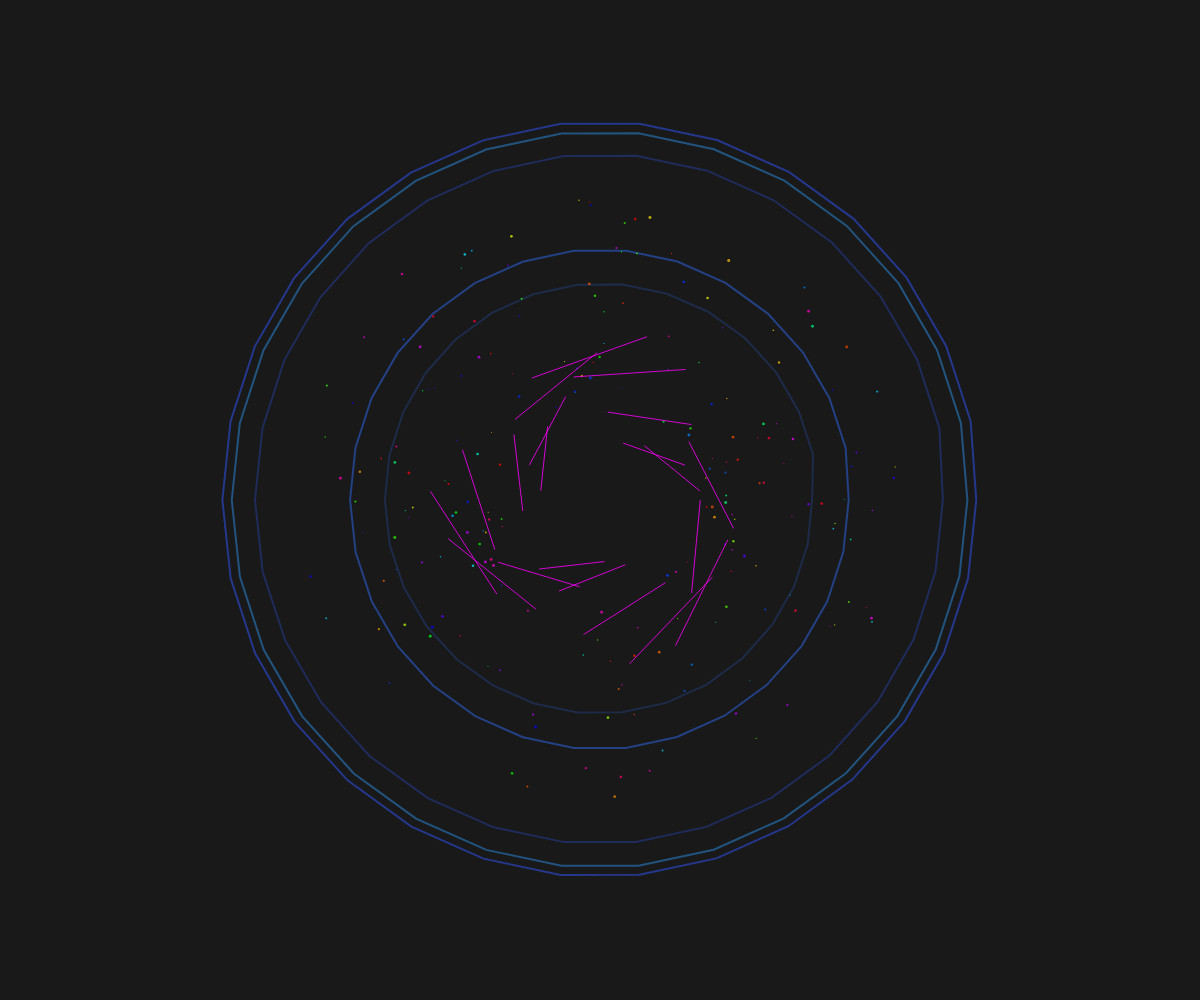
Frame 1 (no input)
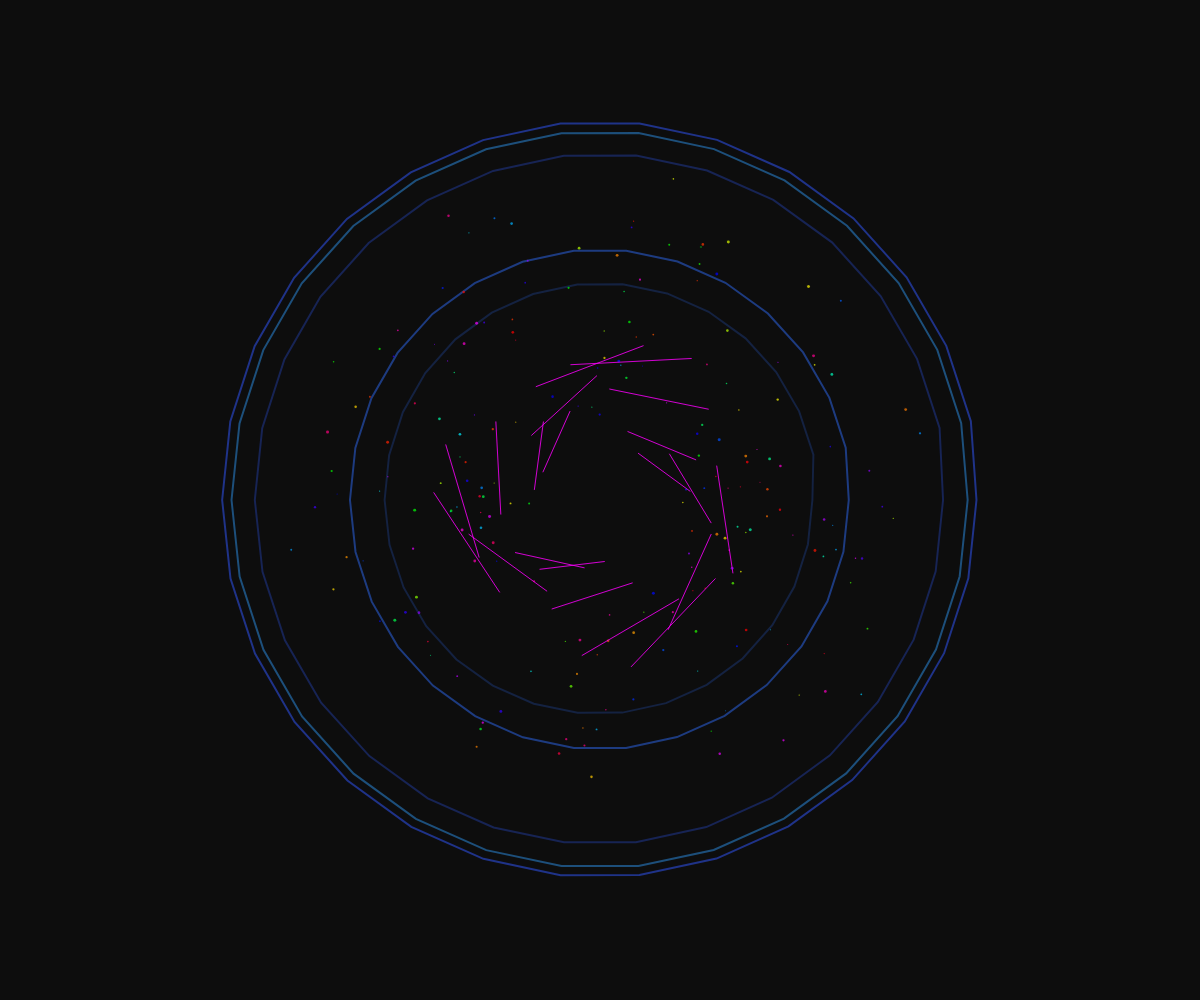
Frame 60 (no input)
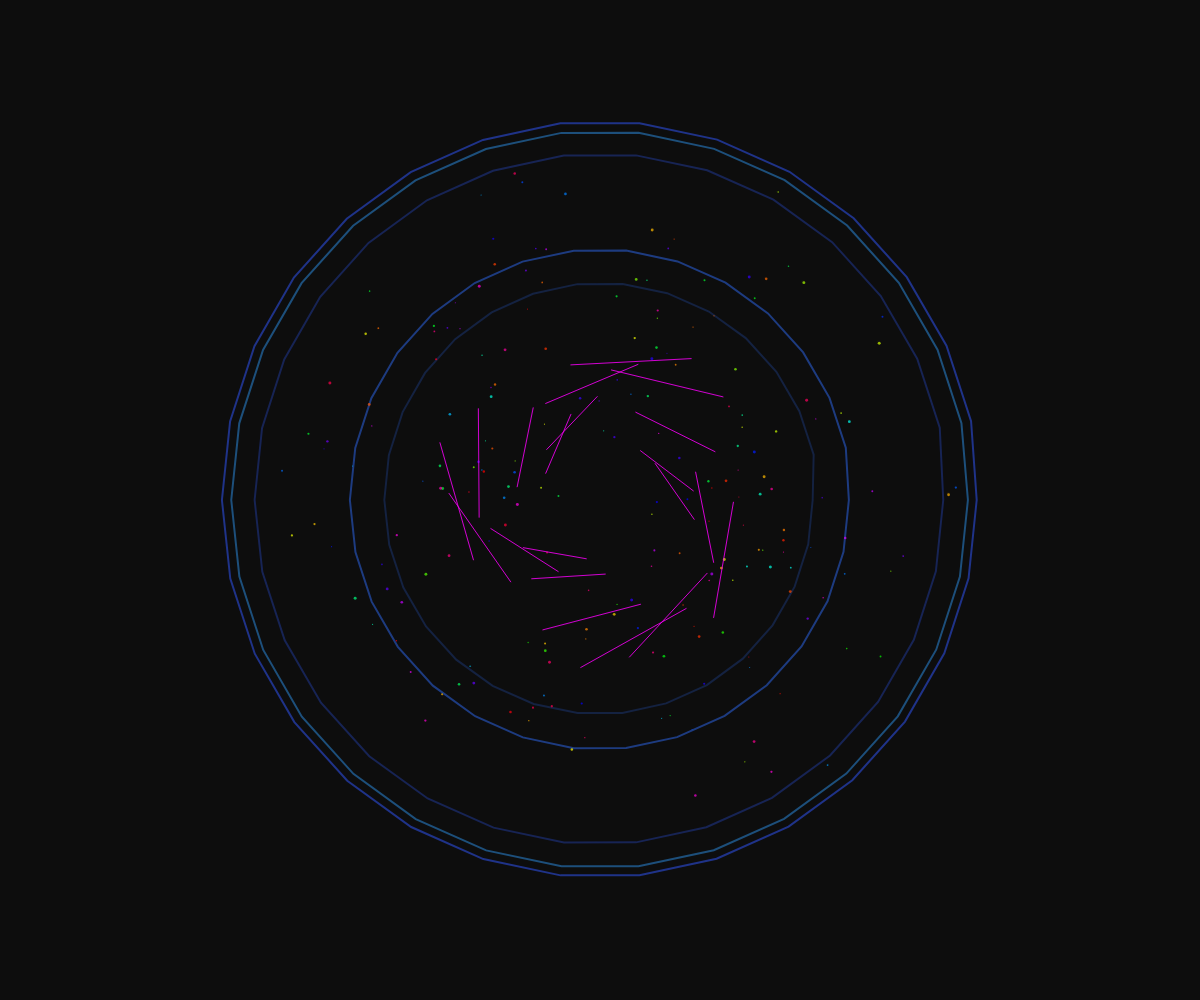
Frame 120 (the mouse pressed at the canvas centre since frame 60)

The p5.js sketch that drew these frames (run headless with seeded random() and noise() and a simulated clock; from frame 60 on, the mouse is pressed at the canvas centre):

// p5.js sketch
// ── sketch.js
let waves = [];
let time = 0;
let particles = [];

function setup() {
  createCanvas(windowWidth, windowHeight);
  colorMode(HSB, 360, 100, 100, 1);
  
  // Initialize jellyfish body with multiple wave layers
  for (let i = 0; i < 5; i++) {
    waves.push({
      radius: random(200, 400),
      speed: random(0.005, 0.02),
      amplitude: random(10, 50),
      frequency: random(0.01, 0.03),
      hue: random(180, 240), // Deep blue to cyan
      alpha: random(0.2, 0.6)
    });
  }
  
  // Initialize particles for bioluminescent effect
  for (let i = 0; i < 200; i++) {
    particles.push({
      angle: random(TWO_PI),
      radius: random(100, 300),
      speed: random(0.001, 0.005),
      size: random(1, 3),
      hue: random(240, 360)
    });
  }
}

function draw() {
  background(0, 0, 5, 0.95); // Dark with slight fade
  
  time += 0.01;
  
  // Draw each wave layer with segmented edges
  for (let i = 0; i < waves.length; i++) {
    let w = waves[i];
    
    push();
    translate(width/2, height/2);
    
    noFill();
    stroke(w.hue, 80, 90, w.alpha);
    strokeWeight(2);
    
    // Draw segmented polygon with sharp edges
    beginShape();
    let segments = 30; // Fewer segments for prismatic effect
    for (let a = 0; a < TWO_PI; a += TWO_PI / segments) {
      let x = cos(a) * (w.radius + sin(time * w.speed + a * w.frequency) * w.amplitude);
      let y = sin(a) * (w.radius + sin(time * w.speed + a * w.frequency) * w.amplitude);
      vertex(x, y);
    }
    endShape(CLOSE);
    
    pop();
  }
  
  // Draw floating particles with prismatic flashes
  for (let i = 0; i < particles.length; i++) {
    let p = particles[i];
    
    p.angle += p.speed;
    p.radius += sin(time * 0.5 + i) * 0.5;
    
    let x = width/2 + cos(p.angle) * p.radius;
    let y = height/2 + sin(p.angle) * p.radius;
    
    let hue = (time * 20 + p.hue + i * 2) % 360;
    fill(hue, 100, 100, 0.7);
    noStroke();
    ellipse(x, y, p.size, p.size);
  }
  
  // Add dynamic flashes from segmented lines
  push();
  translate(width/2, height/2);
  stroke(300, 100, 100, 0.8);
  strokeWeight(1);
  
  for (let i = 0; i < 20; i++) {
    let angle = time * 0.5 + i * 0.3;
    let radius = 100 + sin(time * 0.7 + i) * 40;
    let x1 = cos(angle) * radius;
    let y1 = sin(angle) * radius;
    let x2 = cos(angle + PI/4) * (radius + 30);
    let y2 = sin(angle + PI/4) * (radius + 30);
    
    line(x1, y1, x2, y2);
  }
  pop();
}

function windowResized() {
  resizeCanvas(windowWidth, windowHeight);
}
